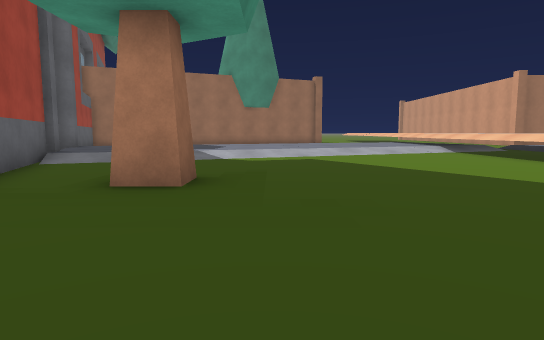
view 1 (above)

21 first-person views from a walk through a scene from a Unity 3-D project. The camera is 0.72 m above the floor, tilts 6° down and sees 75° across. The floor is counted in squares, 1 m on a side. Each view is taken from the middle of a square. On the plan, view 1 faces up. The plan holds only what a view shows up to about 11 squares ahead; the rest is blank. The place goes on beyond the plan. The player is left out.

view 2
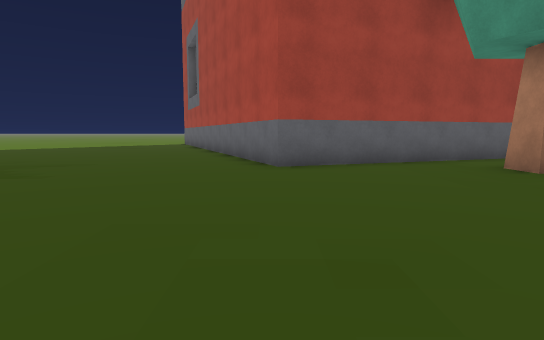

view 3
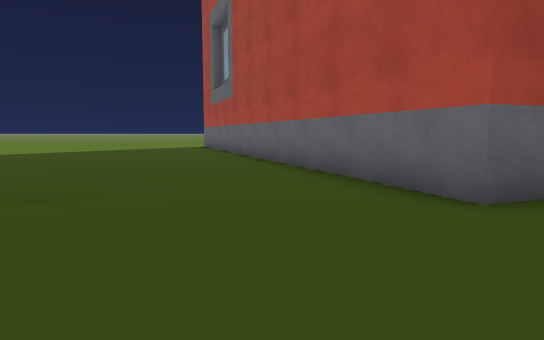

view 4
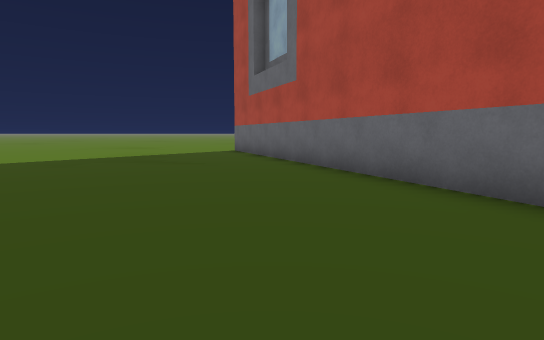

view 5
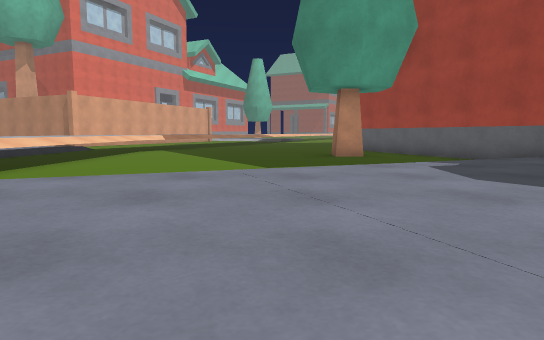

view 6
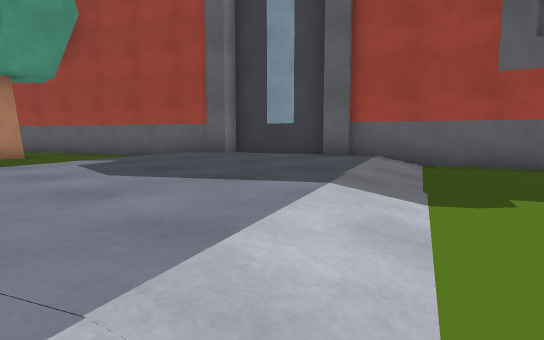

view 7
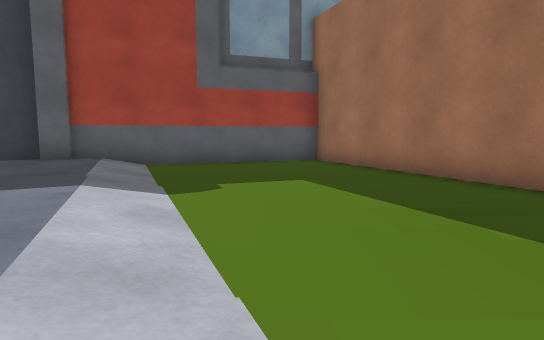

view 8
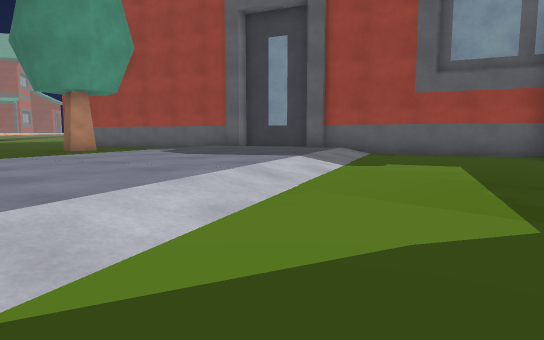

view 9
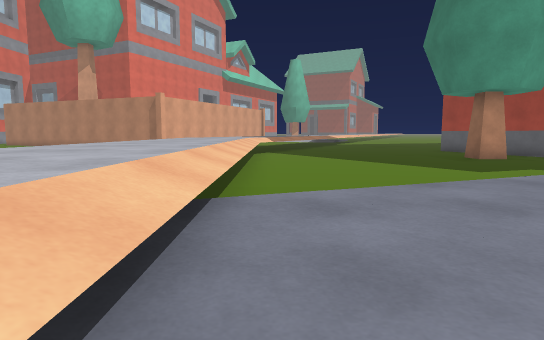

view 10
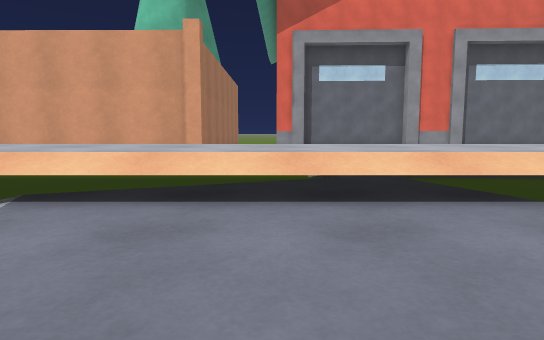

view 11
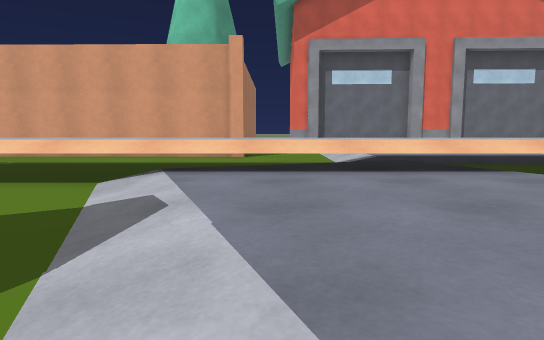

view 12
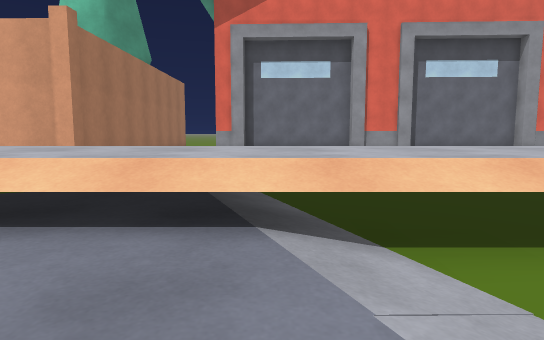

view 13
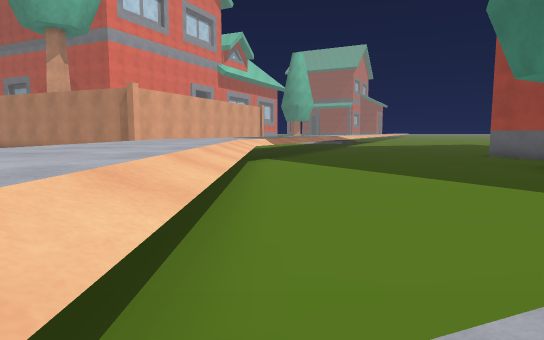

view 14
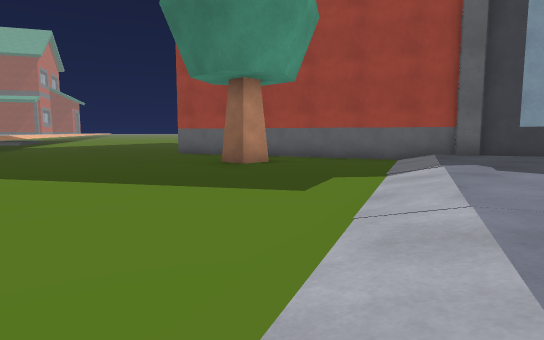

view 15
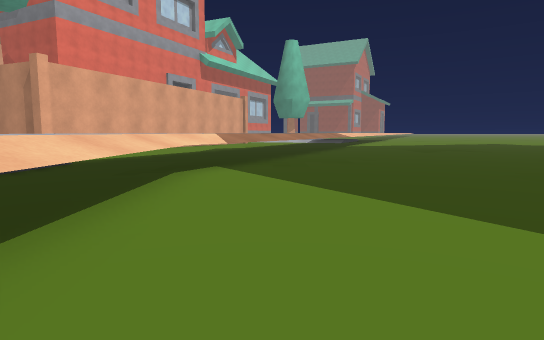

view 16
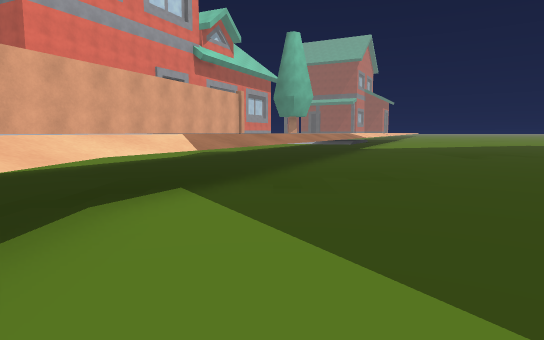

view 17
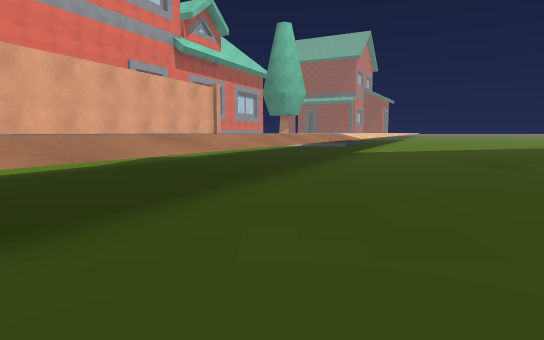

view 18
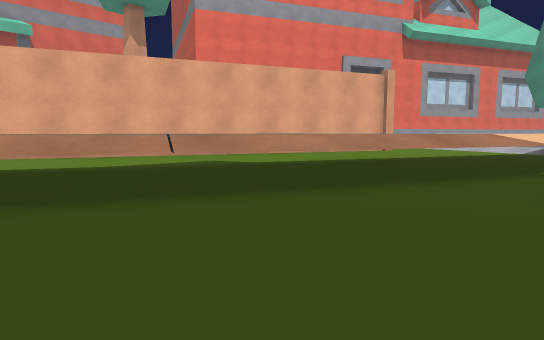

view 19
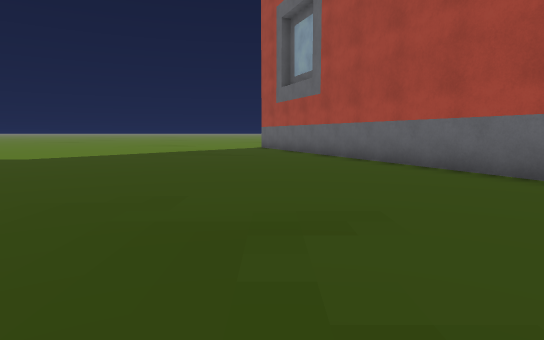

view 20
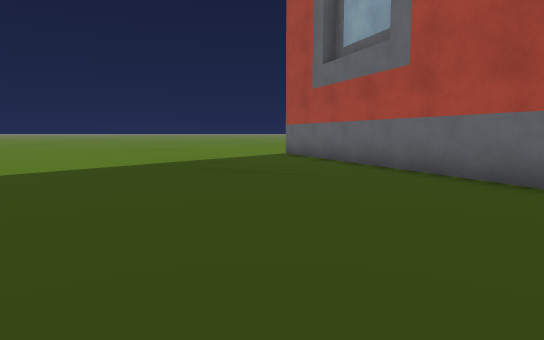

view 21
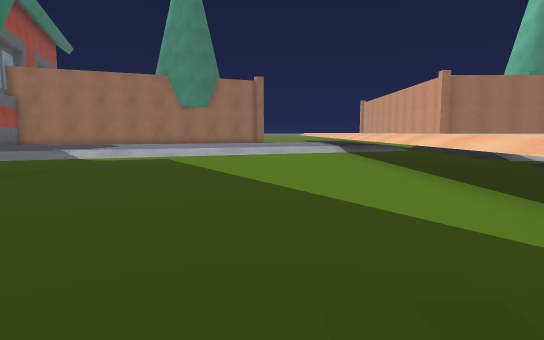

### Floor plan
Key: @ floor where view 1 was taken; # wall or solid block; . main floor; : floor 0.2 m higher than the main floor; / step, stairs or slope; ^ raised ledge; T tree.
Columns run from 14 left of view 1 to 15 right of it. Each row starts with its distance up from view 1.
 21        ###...........^^^^..#
 20     ####...........//^^^^..#
 19     #............//::^^^^..###
 18     ##........///::::^^^^..
 17      #......//:::::::^^^^..
 16      #...///::/::::::^^^^//
 15      ##///:::::::::::^^^^
 14       #::::::::::::::^^^^
 13       #/::::::::::///^^^^
 12       #/::::::::///..^^^^
 11       ##:::::://.....^^^^
 10        ##::///.......^^^^
  9         #//..........^^^^
  8         #............^^^^
  7         ##...........^^^^
  6          #...........^^^^
  5          #..TT.......^^^^
  4          ##..........^^^^
  3           #..........^
  2           ##........^^
  1            #........^^^
  0          ###..@.....^
 -1       ####.........^^  ^.
 -2    ####............^^^ ..
 -3  ###..............^^^ ^.. #
 -4 ##................^^  ....#
 -5 .................^^^ ^...##
 -6 .................^   ^...#
 -7 ................^^  ^...##
 -8 ................^   ^...#

Where each view was taken, in squares from view 1:
view 1: 0 up, 0 right, facing up
view 2: 0 up, 5 right, facing left
view 3: 2 down, 1 right, facing left
view 4: 4 down, 3 left, facing left
view 5: 18 up, 1 right, facing down
view 6: 18 up, 0 right, facing down-left
view 7: 18 up, 1 right, facing left
view 8: 21 up, 3 right, facing down-left
view 9: 18 up, 6 right, facing down
view 10: 17 up, 3 right, facing right
view 11: 18 up, 1 right, facing right
view 12: 14 up, 4 right, facing right
view 13: 14 up, 6 right, facing down
view 14: 13 up, 5 right, facing down-left
view 15: 9 up, 5 right, facing down
view 16: 6 up, 5 right, facing down
view 17: 3 up, 4 right, facing down
view 18: 2 down, 0 right, facing down-right
view 19: 5 down, 0 right, facing left
view 20: 6 down, 5 left, facing left
view 21: 0 up, 4 right, facing up
